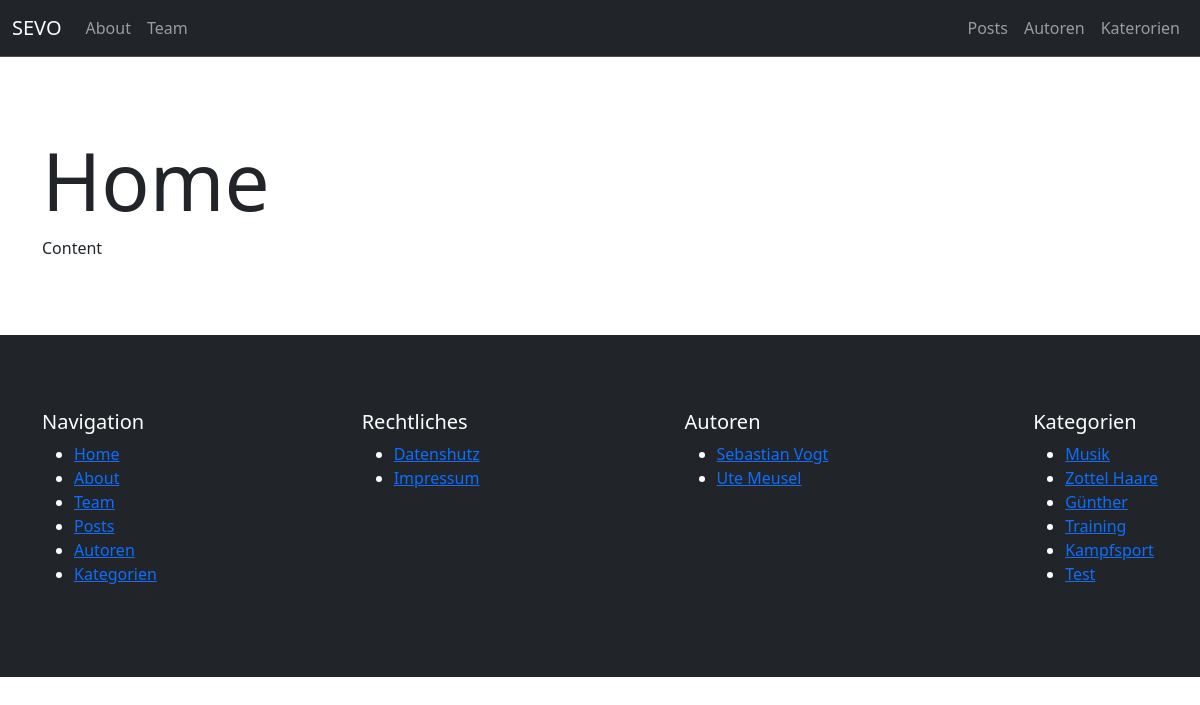
The app's page /, older data.
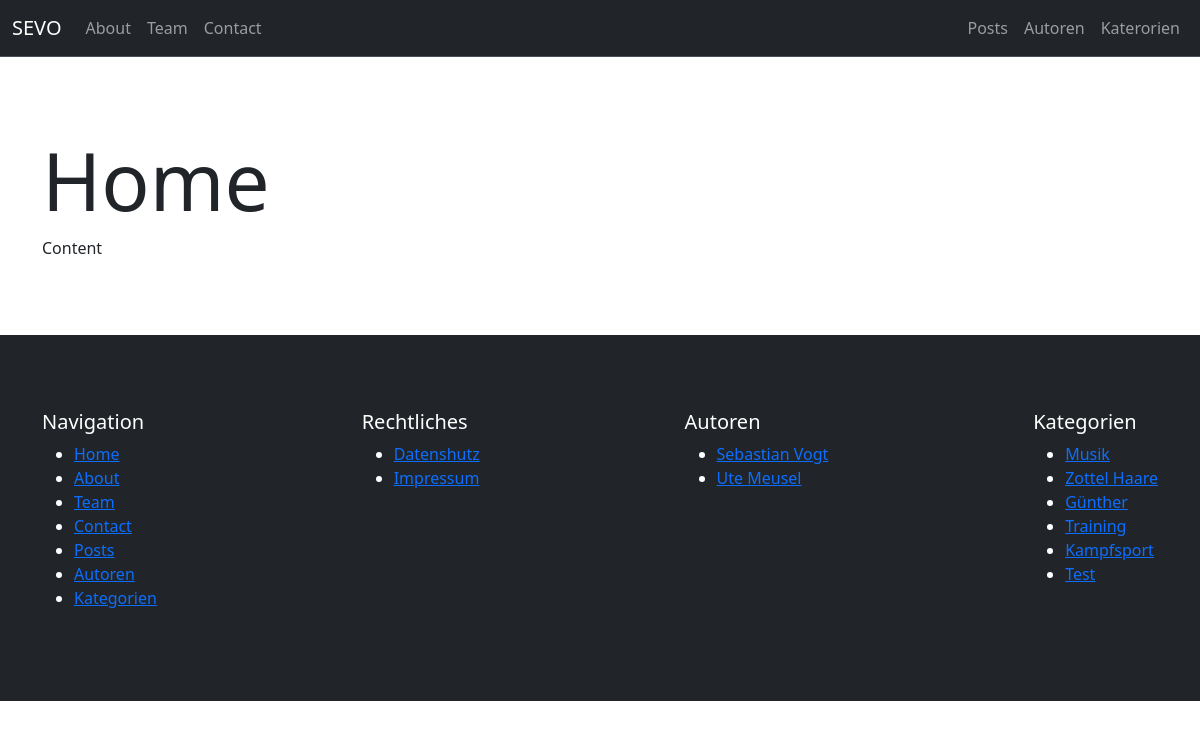
The same page, newer data.
### pages/models.py (models this page shows, shortened)
class Page(models.Model):
    class Templates(models.TextChoices):
        FULL_WIDTH = "Fullwidth"
        CONTAINER = "Container"
        FULL_WIDTH_WITH_HEADER = "Fullwidth with header"
        CONTAINER_WITH_HEADER = "Container with header"
    title = models.CharField(max_length=255)
    slug = models.SlugField(unique=True, blank=True)
    index = models.IntegerField(default=1)
    content = models.TextField()
    featured_image = models.ForeignKey(Image, on_delete=models.SET_NULL, null=True, blank=True)
    published = models.BooleanField(default=True)
    is_home = models.BooleanField(default=False)
    template = models.CharField(max_length=100, choices=Templates.choices, default=Templates.CONTAINER)
    created_at = models.DateTimeField(auto_now_add=True)
    updated_at = models.DateTimeField(auto_now=True)

### author/models.py (models this page shows, shortened)
class Author(models.Model):
    firstname = models.CharField(max_length=100)
    lastname = models.CharField(max_length=100)
    nickname = models.CharField(max_length=100, blank=True)
    email = models.EmailField(null=True)
    slug = models.SlugField(unique=True, default="")
    def get_fullname(self):
        return f"{self.firstname} {self.lastname}"

### blog/models.py (models this page shows, shortened)
class Category(models.Model):
    name = models.CharField(max_length=100, unique=True, db_index=True)
    slug = models.SlugField(unique=True, default="")
    class Meta:
        verbose_name_plural = "Categories"

### pages/views.py (the view)
# urls.py: path("", show_homepage, name="homepage"),
def show_homepage(request):
    page = get_object_or_404(models.Page, is_home=True, published=True)
    featured_posts = Post.objects.filter(is_featured=True).order_by("-updated_at")
    template_path = ""
    if page.template == page.Templates.CONTAINER:
        template_path = "pages/page_container.html"
    elif page.template == page.Templates.FULL_WIDTH:
        template_path = "pages/page_fullwidth.html"
    elif page.template == page.Templates.CONTAINER_WITH_HEADER:
        template_path = "pages/page_container_with_header.html"
    elif page.template == page.Templates.FULL_WIDTH_WITH_HEADER:
        template_path = "pages/page_fullwidth_with_header.html"
    return render(request, template_path, {
        "page": page,
        "featured_posts": featured_posts
    })

### utils/context_processors.py (called while the page is built)
def menus_context(request):
    menu_main = Menu.objects.get(name="Main")
    menu_meta = Menu.objects.get(name="Meta")
    pages_main = menu_main.pages.filter(published=True).order_by("index")
    pages_meta = menu_meta.pages.filter(published=True).order_by("index")
    categories = Category.objects.all()
    authors = Author.objects.all()
    return {
        "pages_main": pages_main,
        "pages_meta": pages_meta,
        "categories": categories,
        "authors": authors
    }

### pages/templates/pages/page_container.html (shortened to what this page needs)
{% extends "base.html" %}
{% block content %}
    <div class="container section-padding">
        <h1 class="display-1">{{ page.title|title }}</h1>
        {% autoescape off %}
            {{ page.content }}
        {% endautoescape %}
    </div>
{% endblock %}

### templates/partials/_navbar.html (shortened to what this page needs)
<nav class="navbar navbar-expand-lg bg-dark border-bottom border-body" data-bs-theme="dark">
    <div class="container-fluid">
      <a class="navbar-brand" href="{% url "homepage" %}">SEVO</a>
      <div class="collapse navbar-collapse" id="navbarNav">
        <ul class="navbar-nav me-auto">
            {% for page in pages_main %}
                {% if page.is_home == False %}
                    <li class="nav-item">
                        <a class="nav-link" href="{% url "pages-page-single-slug" slug=page.slug %}">{{ page.title|title }}</a>
                    </li>
                {% endif %}
            {% endfor %}
        </ul>
        <ul class="navbar-nav d-flex">
            <li class="nav-item">
                <a class="nav-link{% if "post" in request.path %} active{% endif %}"{% if "post" in request.path %} aria-current="page"{% endif %} href="{% url "blog-posts" %}">Posts</a>
            </li>
            <li class="nav-item">
                <a class="nav-link{% if "author" in request.path %} active{% endif %}"{% if "author" in request.path %} aria-current="page"{% endif %} href="{% url "author-index" %}">Autoren</a>
            </li>
            <li class="nav-item">
                <a class="nav-link{% if "categor" in request.path %} active{% endif %}"{% if "categor" in request.path %} aria-current="page"{% endif %} href="{% url "blog-categories" %}">Katerorien</a>
            </li>
        </ul>
      </div>
    </div>
  </nav>

### templates/partials/_navigation_main.html
<nav>
    <ul>
        {% for page in pages_main %}
            <li><a class="{% if page.title|lower in request.path or page.is_home and request.path == "/" %}active{% endif %}" href="{% url "pages-page-single-slug" slug=page.slug %}">{{ page.title }}</a></li>
        {% endfor %}
        <li><a href="{% url "blog-posts" %}">Posts</a></li>
        <li><a href="{% url "author-index" %}">Autoren</a></li>
        <li><a href="{% url "blog-categories" %}">Kategorien</a></li>
    </ul>
</nav>

### templates/partials/_navigation_meta.html
<nav>
    <ul>
        {% for page in pages_meta %}
            <li><a class="{% if page.title|lower in request.path or page.is_home and request.path == "/" %}active{% endif %}" href="{% url "pages-page-single-slug" slug=page.slug %}">{{ page.title }}</a></li>
        {% endfor %}
    </ul>
</nav>

### templates/partials/_navigation_authors.html
<nav>
    {% if authors %}
        <ul>
            {% for author in authors %}
                <li><a class="{% if author.name|lower in request.path %}active{% endif %}" href="{% url "author-single-slug" slug=author.slug %}">{{ author.get_fullname }}</a></li>
            {% endfor %}
        </ul>
    {% else %}
        <p>Keine Autoren vorhanden</p>
    {% endif %}
</nav>

### templates/partials/_navigation_categories.html
<nav>
    {% if categories %}
        <ul>
            {% for category in categories %}
                <li><a class="{% if category.name|lower in request.path %}active{% endif %}" href="{% url "blog-category-slug" slug=category.slug %}">{{ category.name }}</a></li>
            {% endfor %}
        </ul>
    {% else %}
        <p>Keine Kategorien vorhanden</p>
    {% endif %}
</nav>

Row changes from the older to the newer data that the page shows:
added Page: title "Contact"
